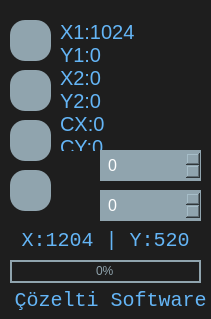
<?xml version="1.0" encoding="UTF-8"?>
<ui version="4.0">
 <class>MainWindow</class>
 <widget class="QMainWindow" name="MainWindow">
  <property name="geometry">
   <rect>
    <x>0</x>
    <y>0</y>
    <width>211</width>
    <height>319</height>
   </rect>
  </property>
  <property name="windowTitle">
   <string>Ztrinatör</string>
  </property>
  <property name="windowIcon">
   <iconset>
    <normaloff>img/appicon.png</normaloff>img/appicon.png</iconset>
  </property>
  <property name="styleSheet">
   <string notr="true">QMainWindow{
background-color:#1E1E1E;
color:#64B5F6;
}
QPushButton{
	background-color:#90A4AE;
	border-radius:15px;
	font-size:14px;
	color:#64B5F6;
	transition: all  500ms;
}
QPushButton::hover{
	background-color:#FFB74D ;
	border-radius:15px;
	color:#64B5F6;
	transition: all 100ms;
}
QPushButton:pressed{
	background-color:#e5e5e5 ;
	border-radius:15px;
	color:#fffff;
	transition: all 100ms;
}
QLineEdit{
border: 2px gray;
    border-radius: 20px;
    padding: 0 8px;
    background: #90A4AE;
    selection-background-color: #5d6a71;
	background-color:#90A4AE;

}
QSpinBox {
        background-color: #90A4AE; /* Arka plan */
        border: 1px solid #90A4AE; /* Kenarlık (İkincil Renk) */
        padding: 5px;
        font-size: 16px;
        color: #FFFFFF; /* Metin Rengi */
    }
   
QSpinBox:focus { /* Odaklandığında */
    border: 1px solid #64B5F6; /* Birincil Renk (Odaklanma Kenarlığı) */
}
QProgressBar {
        border: 2px solid #90A4AE; /* Kenarlık (İkincil Renk) */
        text-align: center; /* Metni ortala */
        background-color: #1E1E1E; /* Arka plan */
		color:#90A4AE;
    }

    QProgressBar::chunk {
        background-color: #64B5F6; /* Dolgu rengi (Birincil Renk) */
    }

    QProgressBar::chunk:horizontal { /* Yatay çubuk için */
        margin: 0px; /* Kenarları kaldır */
        border-radius: 0px; /* Köşeleri düzleştir */
    }

    QProgressBar::chunk:vertical { /* Dikey çubuk için (Gerekirse) */
        margin: 0px;
        border-radius: 0px;
    }

    QProgressBar::indicator {
        background-color: #FFB74D; /* Gösterge rengi (Vurgu Rengi) */
    }

    QProgressBar:disabled { /* Devre dışı olduğunda */
        color: #555; /* Daha soluk metin */
    }
QLabel{
color:#64B5F6;
font-family:&quot;Courier new&quot;;
font-size:20px;
}
QMessageBox {
font-size: 14pt;
background-color:#6574F8;
color:#E8EAED;
font-family:&quot;Courier new&quot;;
font-size:20px;
}
QMessageBox QPushButton {
    background-color: #eee;
    border: 1px solid #ccc;
    padding: 8px 16px;
    margin: 5px;
}

QMessageBox QPushButton:hover {
    background-color: #ddd;
}</string>
  </property>
  <widget class="QWidget" name="centralwidget">
   <widget class="QPushButton" name="start">
    <property name="geometry">
     <rect>
      <x>10</x>
      <y>20</y>
      <width>41</width>
      <height>41</height>
     </rect>
    </property>
    <property name="text">
     <string/>
    </property>
    <property name="icon">
     <iconset>
      <normaloff>img/start_system.svg</normaloff>img/start_system.svg</iconset>
    </property>
    <property name="iconSize">
     <size>
      <width>32</width>
      <height>32</height>
     </size>
    </property>
   </widget>
   <widget class="QPushButton" name="help">
    <property name="geometry">
     <rect>
      <x>10</x>
      <y>70</y>
      <width>41</width>
      <height>41</height>
     </rect>
    </property>
    <property name="text">
     <string/>
    </property>
    <property name="icon">
     <iconset>
      <normaloff>img/help.svg</normaloff>img/help.svg</iconset>
    </property>
    <property name="iconSize">
     <size>
      <width>32</width>
      <height>32</height>
     </size>
    </property>
   </widget>
   <widget class="QPushButton" name="convert">
    <property name="geometry">
     <rect>
      <x>10</x>
      <y>120</y>
      <width>41</width>
      <height>41</height>
     </rect>
    </property>
    <property name="text">
     <string/>
    </property>
    <property name="icon">
     <iconset>
      <normaloff>img/pdf.svg</normaloff>img/pdf.svg</iconset>
    </property>
    <property name="iconSize">
     <size>
      <width>32</width>
      <height>32</height>
     </size>
    </property>
   </widget>
   <widget class="QLabel" name="locations">
    <property name="geometry">
     <rect>
      <x>60</x>
      <y>20</y>
      <width>101</width>
      <height>131</height>
     </rect>
    </property>
    <property name="text">
     <string>X1:1024
Y1:0 
X2:0 
Y2:0
CX:0
CY:0</string>
    </property>
    <property name="textFormat">
     <enum>Qt::PlainText</enum>
    </property>
    <property name="alignment">
     <set>Qt::AlignLeading|Qt::AlignLeft|Qt::AlignTop</set>
    </property>
   </widget>
   <widget class="QLabel" name="label">
    <property name="geometry">
     <rect>
      <x>60</x>
      <y>150</y>
      <width>31</width>
      <height>31</height>
     </rect>
    </property>
    <property name="text">
     <string/>
    </property>
    <property name="pixmap">
     <pixmap>img/timer.svg</pixmap>
    </property>
    <property name="scaledContents">
     <bool>true</bool>
    </property>
   </widget>
   <widget class="QSpinBox" name="delay">
    <property name="geometry">
     <rect>
      <x>100</x>
      <y>150</y>
      <width>101</width>
      <height>31</height>
     </rect>
    </property>
    <property name="maximum">
     <number>999999999</number>
    </property>
   </widget>
   <widget class="QLabel" name="label_9">
    <property name="geometry">
     <rect>
      <x>60</x>
      <y>190</y>
      <width>31</width>
      <height>31</height>
     </rect>
    </property>
    <property name="text">
     <string/>
    </property>
    <property name="pixmap">
     <pixmap>img/page.svg</pixmap>
    </property>
    <property name="scaledContents">
     <bool>true</bool>
    </property>
   </widget>
   <widget class="QSpinBox" name="pagecount">
    <property name="geometry">
     <rect>
      <x>100</x>
      <y>190</y>
      <width>101</width>
      <height>31</height>
     </rect>
    </property>
    <property name="maximum">
     <number>999999999</number>
    </property>
   </widget>
   <widget class="QLabel" name="label_11">
    <property name="geometry">
     <rect>
      <x>10</x>
      <y>290</y>
      <width>201</width>
      <height>20</height>
     </rect>
    </property>
    <property name="font">
     <font>
      <family>Courier new</family>
      <pointsize>-1</pointsize>
     </font>
    </property>
    <property name="text">
     <string>Çözelti Software</string>
    </property>
    <property name="alignment">
     <set>Qt::AlignCenter</set>
    </property>
   </widget>
   <widget class="QPushButton" name="rotate">
    <property name="geometry">
     <rect>
      <x>10</x>
      <y>170</y>
      <width>41</width>
      <height>41</height>
     </rect>
    </property>
    <property name="text">
     <string/>
    </property>
    <property name="icon">
     <iconset>
      <normaloff>img/rotate.svg</normaloff>img/rotate.svg</iconset>
    </property>
    <property name="iconSize">
     <size>
      <width>32</width>
      <height>32</height>
     </size>
    </property>
   </widget>
   <widget class="QProgressBar" name="progress">
    <property name="geometry">
     <rect>
      <x>10</x>
      <y>260</y>
      <width>191</width>
      <height>23</height>
     </rect>
    </property>
    <property name="value">
     <number>0</number>
    </property>
    <property name="textDirection">
     <enum>QProgressBar::TopToBottom</enum>
    </property>
   </widget>
   <widget class="QLabel" name="mouselocation">
    <property name="geometry">
     <rect>
      <x>0</x>
      <y>230</y>
      <width>211</width>
      <height>21</height>
     </rect>
    </property>
    <property name="font">
     <font>
      <family>Courier new</family>
      <pointsize>-1</pointsize>
     </font>
    </property>
    <property name="text">
     <string>X:1204 | Y:520</string>
    </property>
    <property name="alignment">
     <set>Qt::AlignCenter</set>
    </property>
   </widget>
  </widget>
 </widget>
 <resources/>
 <connections/>
</ui>
